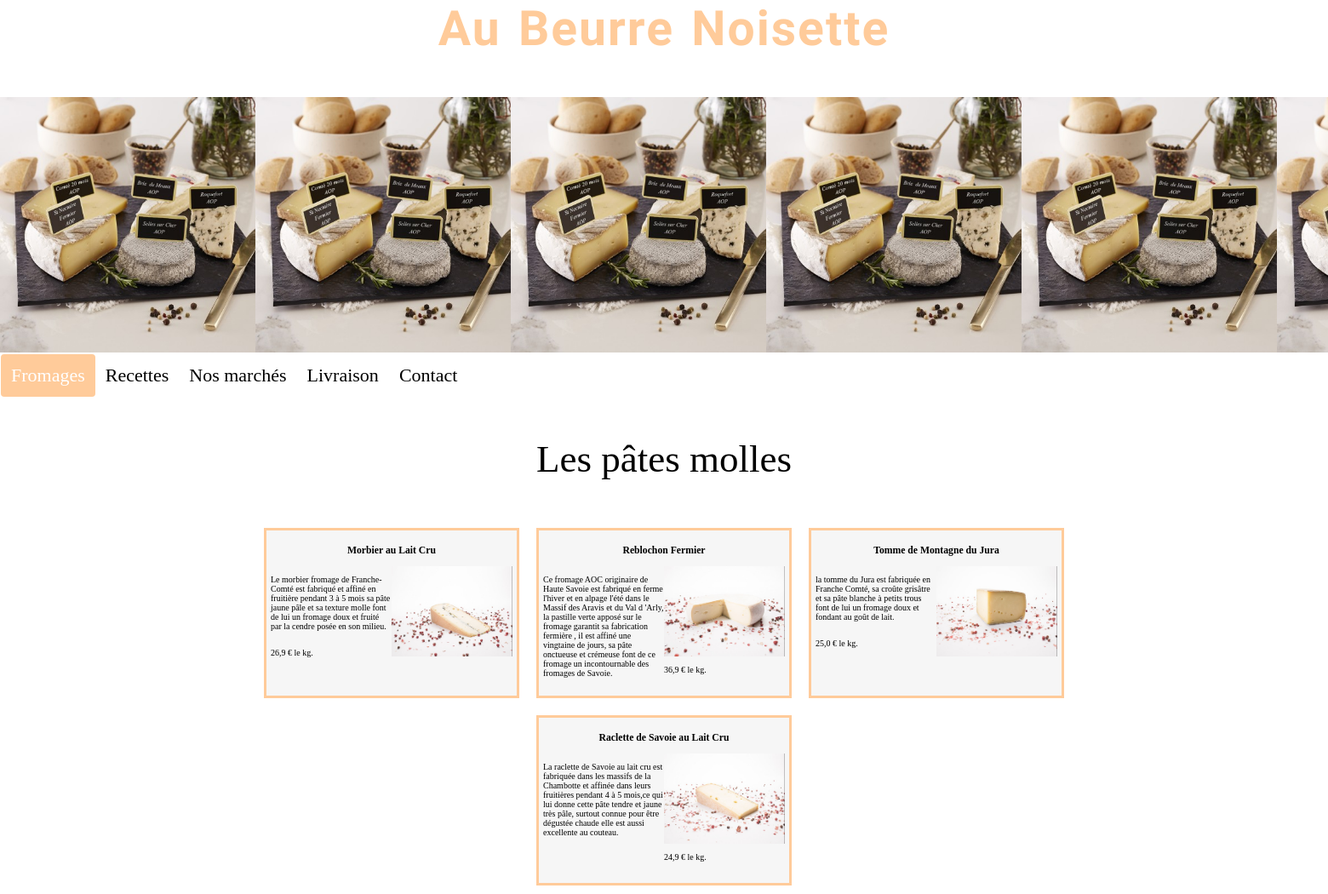
Screenshot of /patemolle/ with the database file from the repository.
### cheese/models.py (models this page shows, shortened)
class Fromage(models.Model):
    PATEMOLLES = "PMO"
    PATEPRESSESCUITES = "PPC"
    PATEFLEURIES = "PFL"
    FROMAGEDECHEVRES = "FCH"
    FROMAGEDEBREBIS = "FBR"
    PATEPERSILLEES = "PPE"
    TRIPLECREMES = "TCR"
    PATEFORTES = "PFO"
    COMPOSITION = [
        (PATEMOLLES, "patemolles"),
        (PATEPRESSESCUITES, "patepresseescuites"),
        (PATEFLEURIES, "patefleuries"),
        (FROMAGEDECHEVRES, "fromagedechevres"),
        (FROMAGEDEBREBIS, "fromagedebrebis"),
        (PATEPERSILLEES, "patepersillees"),
        (TRIPLECREMES, "triplecremes"),
        (PATEFORTES, "patefortes"),
    ]
    name = models.CharField(max_length=150)
    slug = models.SlugField(max_length=150, unique=True, blank=True)
    origin = models.CharField(max_length=100, blank=True, verbose_name="origine")
    category = models.CharField(max_length=100, blank=True, choices=COMPOSITION, verbose_name="categories")
    description = models.TextField(blank=True)
    composition = models.CharField(max_length=100, blank=True)
    stock = models.BooleanField(default=False)
    thumbnail = models.ImageField(upload_to="Fromages", blank=True, null=True)
    price = models.FloatField(blank=True, null=True, verbose_name="prix")
    class Meta:
        verbose_name = "Les fromage"

### cheese/views.py (the view)
# urls.py: path('patemolle/', views.patemolle, name='patemolle'),
def patemolle(request):
    fromages = Fromage.objects.filter(category="PMO")
    return render(request, 'cheese/patemolle.html', context={'fromages': fromages})

### cheese/templates/cheese/patemolle.html (shortened to what this page needs)
{% extends 'base.html' %}
{% load static %}
{% block content %}
<section class="section-flex">
            <p class="info-section" style="text-align:center; font-size: 45px;">Les pâtes molles</p>
    <div class="content">
                {% for fromage in fromages %}
            <div class="item">
            <li class="btn">
                <a href="{% url 'detail' fromage.slug %}"><h3>{{ fromage.name }} </h3></a>
            </li>
            <p>{{ fromage.description }}.</p>
            <img src="{{ fromage.thumbnail.url }}" alt="{{ fromage.name }}" style="max-width: 200px;">
            <p>{{ fromage.price }} € le kg.</p>
        </div>
    {% endfor %}
{% endblock %}

### cheese/static/cheese/style.css (style rules this page uses)
* { box-sizing: border-box; }
body { background-color: white; margin:0; }
.item li.btn { list-style-type: none; text-decoration: none; color: black; }
.item li.btn a { text-decoration: none; color: black; transition-duration: 6s; cursor: pointer; }
.content { display: flex; justify-content: center; flex-wrap: wrap; width: 80%; max-width: 1100px; margin: 15px auto 0; overflow: scroll; }
.item { width: 300px; height: 200px; margin: 10px; overflow: hidden; flex-shrink: 0; font-size: 10px; float: top; border: 3px solid #ffcb9a; padding: 5px; background-color: #F6F6F6; }
.item img { width: 50%; height: auto; float: right; }
.item p { width: 50%; height: auto; float: left; }
.item a { text-align: center; text-decoration: none; }

### rows the page displays
Fromage: name "Morbier au Lait Cru", description "Le morbier fromage de Franche-Comté est fabriqué et affiné en fruitière pendant 3 à 5 mois sa pâte jaune pâle et sa texture molle font de lui un fromage doux et fruité par la cendre posée en son milieu", thumbnail (picture), price "26,9"
Fromage: name "Reblochon Fermier", description "Ce fromage AOC originaire de Haute Savoie est fabriqué en ferme l'hiver et en alpage l'été dans le Massif des Aravis et du Val d 'Arly, la pastille verte apposé sur le fromage garantit sa fabrication fermière , il est affiné une vingtaine de jours, sa pâte onctueuse et crémeuse font de ce fromage un incontournable des fromages de Savoie", thumbnail (picture), price "36,9"
Fromage: name "Tomme de Montagne du Jura", description "la tomme du Jura est fabriquée en Franche Comté, sa croûte grisâtre et sa pâte blanche à petits trous font de lui un fromage doux et fondant au goût de lait", thumbnail (picture), price "25,0"
Fromage: name "Raclette de Savoie au Lait Cru", description "La raclette de Savoie au lait cru est fabriquée dans les massifs de la Chambotte et affinée dans leurs fruitières pendant 4 à 5 mois,ce qui lui donne cette pâte tendre et jaune très pâle, surtout connue pour être dégustée chaude elle est aussi excellente au couteau", thumbnail (picture), price "24,9"
